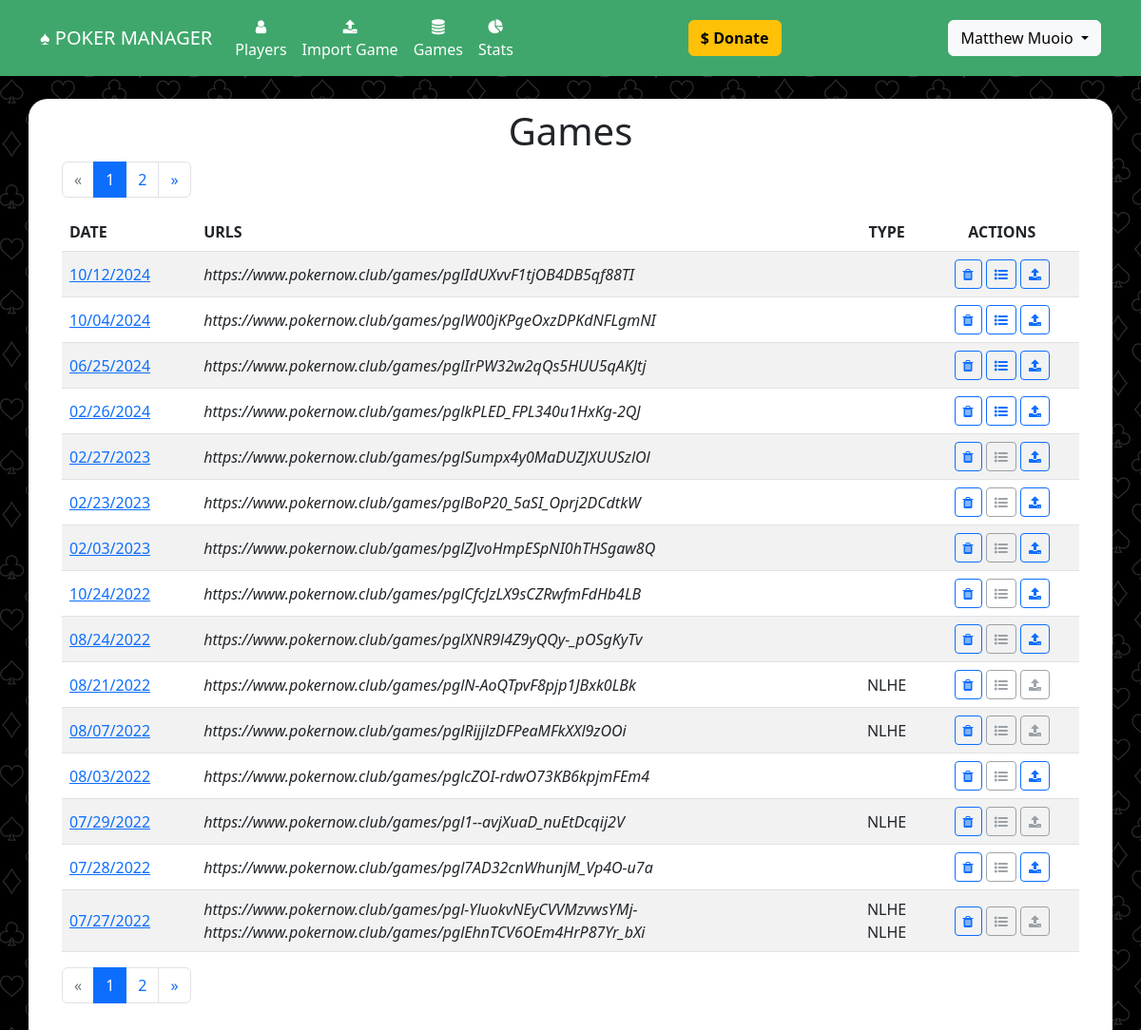
Screenshot of /games (signed in) with the database file from the repository.
### website/models.py (models this page shows)
class User(db.Model, UserMixin):
	id = db.Column(db.Integer, primary_key=True)
	email = db.Column(db.String(150), unique=True)
	password = db.Column(db.String(150))
	first_name = db.Column(db.String(150))
	last_name = db.Column(db.String(150))
	player_id = db.Column(db.Integer, db.ForeignKey('player.id'))
	admin = db.Column(db.Boolean, default=False)
	subscribed = db.Column(db.Boolean, default=False)
	can_upload = db.Column(db.Boolean, default=False)
	expires_on = db.Column(db.DateTime(timezone=True), default=func.now())

class Game(db.Model):
	id = db.Column(db.Integer, primary_key=True)
	settled = db.Column(db.Boolean, default=False)
	date = db.Column(db.DateTime(timezone=True), default=func.now())
	urls = db.relationship('Url', backref='game')
	payments = db.relationship('Payment', backref='game')
	earnings = db.relationship('Earning', backref='game')
	buyins = db.Column(db.Integer)
	behaviors = db.relationship('Behavior', backref='game')
	decimal = db.Column(db.Boolean, default=False)

class Url(db.Model):
	id = db.Column(db.Integer, primary_key=True)
	url =  db.Column(db.String(300), unique=True)
	game_id = db.Column(db.Integer, db.ForeignKey('game.id'))
	imported = db.Column(db.Boolean, default=False)
	behaviors = db.relationship('Behavior', backref='url')
	game_type = db.Column(db.String(20))
	small_blind = db.Column(db.Numeric)
	big_blind = db.Column(db.Numeric)

### website/views.py (the view)
@views.route('/games', methods=['GET','POST'])
def games():
	search = False
	q = request.args.get('q')
	if q:
		search = True
	page = request.args.get(get_page_parameter(), type=int, default=1)
	games = Game.query.order_by(Game.date.desc()).all()
	game_page = Game.query.order_by(Game.date.desc()).paginate(page=page, per_page=15)
	pagination = Pagination(page=page, total=len(games), search=search, record_name='games', per_page=15)
	urls = {}
	for game in games:
		for url in game.urls:
			if game.id in urls.keys():
				if url.imported == False:
					urls[game.id] = url.imported
			else:
				urls[game.id] = url.imported
	return render_template("games.html", user=current_user, games=game_page.items, pagination=pagination, imported=urls)

### website/__init__.py (called while the page is built)
def create_app():
	app = Flask(__name__)
	app.config['SECRET_KEY'] = 'secret_key_password_string'
	app.config['SQLALCHEMY_DATABASE_URI'] = f'sqlite:///{DB_NAME}'
	migrate.init_app(app, db, render_as_batch=True)
	db.init_app(app)
	from .models import User, Player, Alias, Game, Payment, Url, Earning, PokernowId, Behavior
	from .views import views
	from .auth import auth
	app.register_blueprint(views, url_prefix='/')
	app.register_blueprint(auth, url_prefix='/')
	login_manager = LoginManager()
	login_manager.login_view = 'auth.login'
	login_manager.init_app(app)
	@login_manager.user_loader
	def load_user(id):
		return User.query.get(int(id))
	return app

### website/templates/games.html (shortened to what this page needs)
{% extends "base.html" %} {% block title %}Games{% endblock %} {% block content
%}
<h1 align="center">Games</h1>
{{ pagination.links }}
<div id="no-more-tables">
	<table class="table table-striped">
		<thead>
			<tr>
				<th scope="col">DATE</th>
				<th scope="col">URLS</th>
				<th scope="col" style="text-align: center">TYPE</th>
				{% if user and user.is_authenticated and user.admin %}
				<th scope="col" style="text-align: center">ACTIONS</th>
				{% endif %}
			</tr>
		</thead>
		<tbody>
			{% for game in games %}
			<tr>
				<td style="vertical-align: middle">
					<a href="{{url_for('views.payout', game_id=game.id)}}"
						>{{ game.date.strftime("%m/%d/%Y") }}</a
					>
				</td>
				<td style="vertical-align: middle">
					{% for url in game.urls %}
					<i>{{url.url}}</i><br />
					{% endfor %}
				</td>
				<td align="center" style="vertical-align: middle">
					{% for url in game.urls %} {% if url.game_type %} {{
					url.game_type}}{% if not loop.last %}<br />{% endif %} {%
					endif %} {% endfor %}
				</td>
				{% if user and user.is_authenticated and user.admin %}
				<td align="center" style="vertical-align: middle">
					{% if user and user.is_authenticated and user.admin %}
					<a
						href="#"
						class="btn btn-sm btn-outline-primary"
						data-bs-toggle="modal"
						data-bs-target="#confirmDelete_{{game.id}}"
						data-toggle="tooltip"
						data-placement="top"
						title="Delete Game"
						><i class="fa fa-trash" aria-hidden="true"></i
					></a>
					{% if not game.settled %}
					<a
						href="{{url_for('views.link_players', game_id=game.id)}}"
						class="btn btn-sm btn-outline-primary"
						data-toggle="tooltip"
						data-placement="top"
						title="Settle Game"
						><i class="fa fa-list-ul" aria-hidden="true"></i
					></a>
					{% else %}
					<a
						href="{{url_for('views.link_players', game_id=game.id)}}"
						class="btn btn-sm btn-outline-secondary disabled"
						><i class="fa fa-list-ul" aria-hidden="true"></i
					></a>
					{% endif %} {% if not imported[game.id] %}
					<a
						href="{{url_for('views.import_log', game_id=game.id)}}"
						class="btn btn-sm btn-outline-primary"
						data-toggle="tooltip"
						data-placement="top"
						title="Upload Logs"
						><i class="fa fa-upload" aria-hidden="true"></i
					></a>
					{% else %}
					<a
						href="{{url_for('views.import_log', game_id=game.id)}}"
						class="btn btn-sm btn-outline-secondary disabled"
						><i class="fa fa-upload" aria-hidden="true"></i
					></a>
					{% endif %} {% endif %}
				</td>
				{% endif %}
			</tr>
			{% endfor %}
		</tbody>
	</table>
</div>
{{ pagination.links }}
{% endblock %}

### website/templates/base.html (shortened to what this page needs)
<!DOCTYPE html>
<html>
    <head>
<link href="https://cdn.jsdelivr.net/npm/bootstrap@5.2.0-beta1/dist/css/bootstrap.min.css" rel="stylesheet">
    <link
      rel="stylesheet"
      href="https://stackpath.bootstrapcdn.com/font-awesome/4.7.0/css/font-awesome.min.css"
    />
    <link
      rel="stylesheet"
      href="static/style.css"
    />
    </head>
    <body class="body">
        <nav class="navbar navbar-expand-lg navbar-dark" style="background-color: #3fa76c;">
            <div class="container-fluid" style="max-width: 1140px;margin-right:auto;margin-left:auto">
                <a class="navbar-brand" href="/">&spades; POKER MANAGER</a>
                <div class="collapse navbar-collapse justify-content-start" id="mainNavbar">
                    <div class="navbar-nav">
                        <ul class="navbar-nav me-auto mb-2 mb-lg-0">
                            <li class="nav-item" align="center"><a class="nav-link" id="nav-players" href="/players"><i class="fa fa-user" aria-hidden="true"></i><br/>Players</a></li>
                            {% if user and  user.is_authenticated and user.can_upload %}
                            <li class="nav-item" align="center"><a class="nav-link" id="nav-import-game" href="/import_game"><i class="fa fa-upload" aria-hidden="true"></i><br/>Import Game</a></li>
                            {% endif %}
                            <li class="nav-item" align="center"><a class="nav-link" id="nav-import-game" href="/games"><i class="fa fa-database" aria-hidden="true"></i><Br/>Games</a></li>
                            {% if user and  user.is_authenticated and user.player_id and user.subscribed %}
                            <li class="nav-item" align="center"><a class="nav-link" id="nav-import-game" href="/player_stats"><i class="fa fa-pie-chart" aria-hidden="true"></i><br/>Stats</a></li>
                            {% endif %}
                        </ul>
                    </div>
                    <div class="navbar-nav ml-auto" style="margin-left: auto">
                       <a href="https://account.venmo.com/u/MattMuoio" target="_blank" class="btn btn-warning"><b>$ Donate</b></a>
                    </div>
                    <div class="navbar-nav ml-auto" style="margin-left: auto">
                        <ul class="navbar-nav me-auto mb-2 mb-lg-0">
                            {% if user and  user.is_authenticated %}
                            <div class="dropdown">
                                <button class="btn btn-light dropdown-toggle" type="button" data-bs-toggle="dropdown" aria-expanded="false">
                                {{user.first_name}} {{user.last_name}}
                                </button>
                            </div>
                            {% else %}
                            <ul class="navbar-nav me-auto mb-2 mb-lg-0">
                                <li class="nav-item"><a class="nav-link" id="nav-signUp" href="/sign-up">Sign Up</a></li>
                                <li class="nav-item"><a class="nav-link" id="nav-login" href="/login">Login</a></li>
                            </ul>
                            {% endif %}
                        </ul>
                    </div>
                </div>
            </div>
        </nav>
        <br/>
        <div class="container h-100 body_container" style="max-width:1140px; background-color: #fff;">
            {% block content %}
            {% endblock %}
        </div>
    </body>
</html>

### website/static/style.css (style rules this page uses)
.body { height: 100%; background-image: url("card_suits4.png"); }
.body_container { border-radius: 20px; padding: 10px 35px 35px 35px; }
.nav-link { color: #fff; }

### rows the page displays
User: first_name "Matthew", last_name "Muoio"
Game: date "10/12/2024"
Url: url "https://www.pokernow.club/games/pglIdUXvvF1tjOB4DB5qf88TI"
Game: date "10/04/2024"
Url: url "https://www.pokernow.club/games/pglW00jKPgeOxzDPKdNFLgmNI"
Game: date "06/25/2024"
Url: url "https://www.pokernow.club/games/pglIrPW32w2qQs5HUU5qAKJtj"
Game: date "02/26/2024"
Url: url "https://www.pokernow.club/games/pglkPLED_FPL340u1HxKg-2QJ"
Game: date "02/27/2023"
Url: url "https://www.pokernow.club/games/pglSumpx4y0MaDUZJXUUSzlOl"
Game: date "02/23/2023"
Url: url "https://www.pokernow.club/games/pglBoP20_5aSI_Oprj2DCdtkW"
Game: date "02/03/2023"
Url: url "https://www.pokernow.club/games/pglZJvoHmpESpNI0hTHSgaw8Q"
Game: date "10/24/2022"
Url: url "https://www.pokernow.club/games/pglCfcJzLX9sCZRwfmFdHb4LB"
Game: date "08/24/2022"
Url: url "https://www.pokernow.club/games/pglXNR9l4Z9yQQy-_pOSgKyTv"
Game: date "08/21/2022"
Url: url "https://www.pokernow.club/games/pglN-AoQTpvF8pjp1JBxk0LBk", game_type "NLHE"
Game: date "08/07/2022"
Url: url "https://www.pokernow.club/games/pglRijjlzDFPeaMFkXXl9zOOi", game_type "NLHE"
Game: date "08/03/2022"
Url: url "https://www.pokernow.club/games/pglcZOI-rdwO73KB6kpjmFEm4"
Game: date "07/29/2022"
Url: url "https://www.pokernow.club/games/pgl1--avjXuaD_nuEtDcqij2V", game_type "NLHE"
Game: date "07/28/2022"
Url: url "https://www.pokernow.club/games/pgl7AD32cnWhunjM_Vp4O-u7a"
Game: date "07/27/2022"
Url: url "https://www.pokernow.club/games/pgl-YluokvNEyCVVMzvwsYMj-", game_type "NLHE"
Url: url "https://www.pokernow.club/games/pglEhnTCV6OEm4HrP87Yr_bXi", game_type "NLHE"

### other values shown
{{ pagination.links }} "« 1 2 »"
